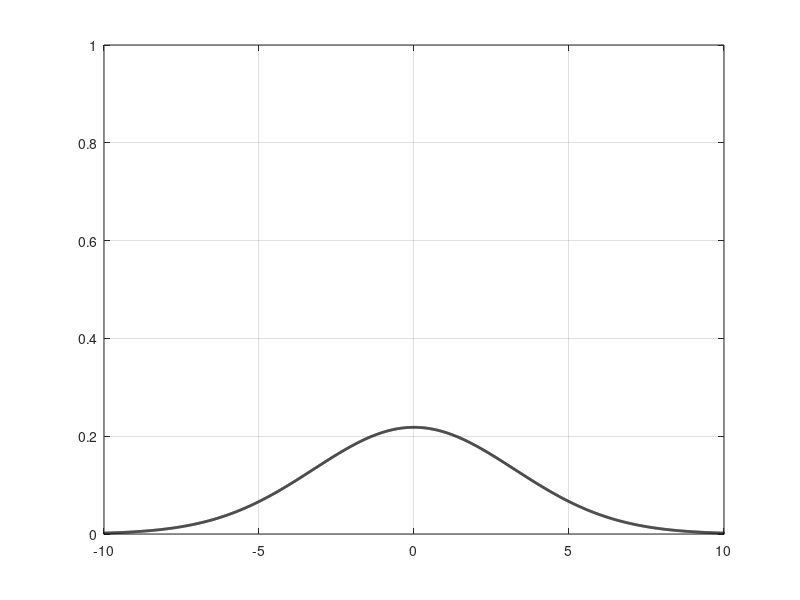

The MATLAB script that drew this image:
%%
clc
clear

% Parameter of the heat transition
c = 1;

xstart = -100; xend = 100; xstep = 0.01;
xgrid = xstart:xstep:xend;

tstep = 0.005;
tgrid = 0:0.01:10;

% Initial condition
phi = @(x) exp(-x .^ 2);

U = zeros(length(tgrid), length(xgrid));
U(1, :) = phi(xgrid);

% Harmonics multiplicator
N = length(xgrid);
k = (2 * pi / (xend - xstart)) * [0:(N-1)/2, -(N-1)/2:(-1)];

% For every temporal layer
for i = 2:length(tgrid)
	initials = U(i-1, :);
	initials_hat = fft(initials);
	solution_hat = initials_hat .* exp(-c * (k .^ 2) .* tstep);
	
	U(i, :) = ifft(solution_hat);
	
	% Animation
	plot(xgrid, U(i, :), 'LineWidth', 2, 'Color', 'black');
	axis([-10 10 0 1]);
	grid on;
	pause(1e-1);
end